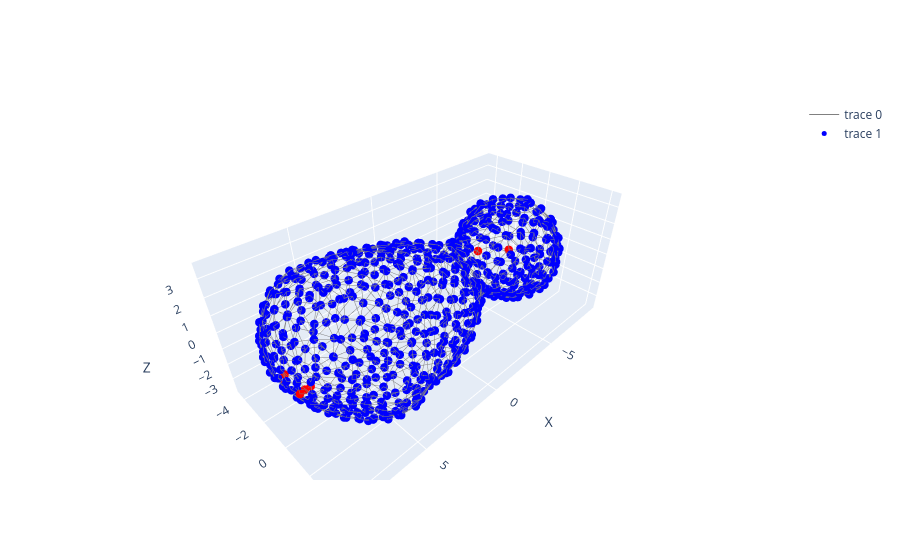

Notebook cell for this chart:
### Markdown cell above
Previously, we analyzed neighborhoods of cells in organoids in terms of **geodesic distances** between cell centers, which allowed us to compute radial profiles and enrichment curves as a function of distance. An alternative approach is to represent the organoid as a **graph**, where each vertex corresponds to a cell and edges connect neighboring cells, defined here as cells whose surface label patches are in contact. Once the organoid is represented as a graph, we can perform **k-nearest-neighbor (kNN) analyses** along the graph edges. 

For example, for cells positive for a given **focal marker**, we can compute the average composition of markers among their $k$ nearest neighbors:

$$
\text{avg\_comp}_m = \frac{1}{N_\text{focal}} \sum_{i \in \text{focal}} \frac{1}{k} \sum_{j \in \text{kNN}(i)} \mathbf{1}_{\text{cell } j \text{ positive for marker } m}
$$

where $N_\text{focal}$ is the number of cells positive for the focal marker, $\mathbf{1}$ is the indicator function, and $\text{kNN}(i)$ denotes the $k$ nearest neighbors of focal cell $i$ along the graph. This method allows us to quantify **local marker co-occurrence** directly in terms of cell adjacency, complementing the distance-based analyses.

### Code cell
cell_graph = build_cell_graph(m.f, m.fields[:,0])

marker_color = cell_markers_binary[:,8]  # e.g., 0/1 for serotonin+
plot_cell_graph_3D(centroids, cell_graph, node_color=marker_color)

### Figure 1 — Plotly figure (JSON) as saved in the notebook; plotly's stock layout.template omitted (floating-point values rounded to 4 significant figures; data arrays with more than 128 entries replaced by an {"elided": "..."} marker saying what was removed)
{"data": [{"hoverinfo": "none", "line": {"color": "gray", "width": 1}, "mode": "lines", "type": "scatter3d", "x": {"elided": "5304 float values"}, "y": {"elided": "5304 float values"}, "z": {"elided": "5304 float values"}}, {"hoverinfo": "text", "marker": {"color": {"elided": "590 str values"}, "line": {"width": 0}, "size": 5}, "mode": "markers", "type": "scatter3d", "x": {"elided": "590 float values"}, "y": {"elided": "590 float values"}, "z": {"elided": "590 float values"}}], "layout": {"scene": {"aspectmode": "data", "xaxis": {"title": {"text": "X"}}, "yaxis": {"title": {"text": "Y"}}, "zaxis": {"title": {"text": "Z"}}}}}
